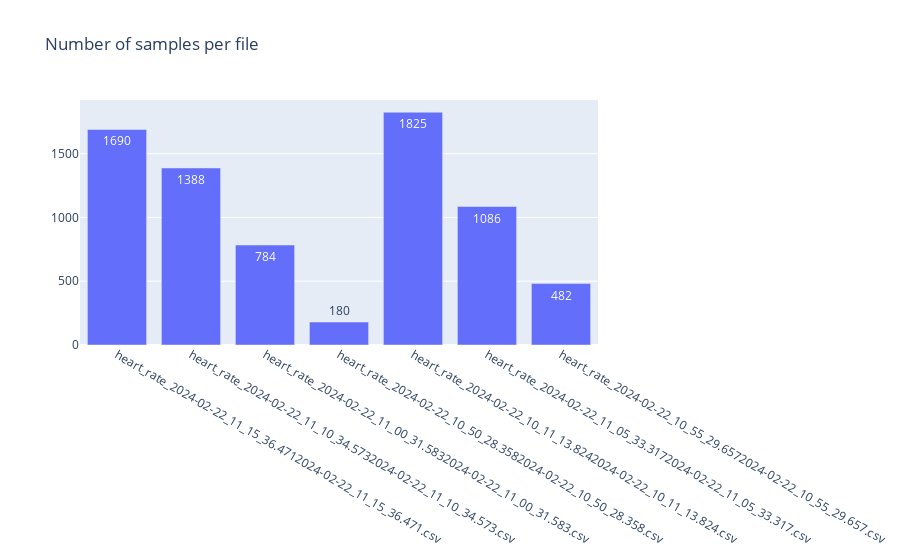
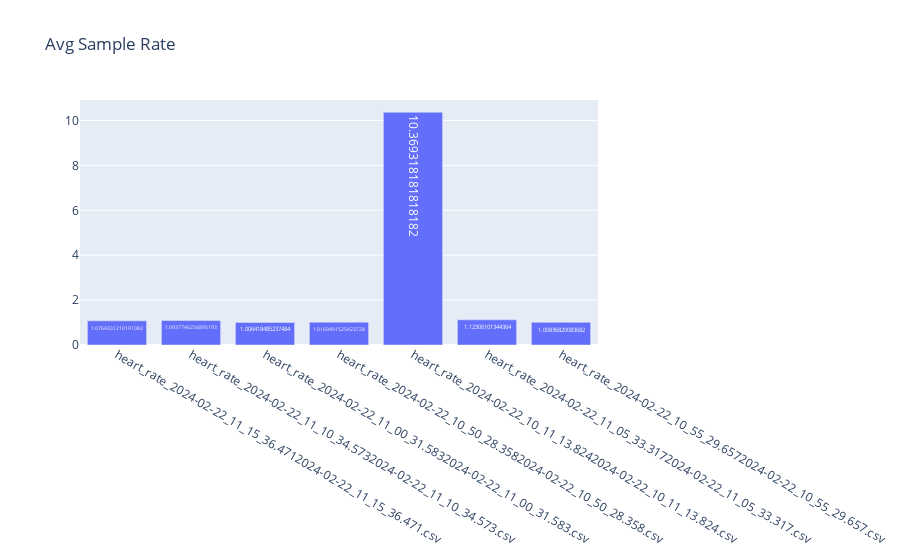

Notebook code cell kept with these figures, in order:
### Code cell
file_count_hr = file_count(directory_path, "heart_rate")

### Figure 1 — Plotly figure (JSON) as saved in the notebook; plotly's stock layout.template omitted (floating-point values rounded to 4 significant figures)
{"data": [{"text": ["1690", "1388", "784", "180", "1825", "1086", "482"], "textposition": "auto", "type": "bar", "x": ["heart_rate_2024-02-22_11_15_36.4712024-02-22_11_15_36.471.csv", "heart_rate_2024-02-22_11_10_34.5732024-02-22_11_10_34.573.csv", "heart_rate_2024-02-22_11_00_31.5832024-02-22_11_00_31.583.csv", "heart_rate_2024-02-22_10_50_28.3582024-02-22_10_50_28.358.csv", "heart_rate_2024-02-22_10_11_13.8242024-02-22_10_11_13.824.csv", "heart_rate_2024-02-22_11_05_33.3172024-02-22_11_05_33.317.csv", "heart_rate_2024-02-22_10_55_29.6572024-02-22_10_55_29.657.csv"], "y": [1690, 1388, 784, 180, 1825, 1086, 482]}], "layout": {"autosize": true, "title": {"text": "Number of samples per file"}, "xaxis": {"autorange": true, "range": [-0.5, 6.5], "type": "category"}, "yaxis": {"autorange": true, "range": [0, 1921.0], "type": "linear"}}}

### Figure 2 — Plotly figure (JSON) as saved in the notebook; plotly's stock layout.template omitted (floating-point values rounded to 4 significant figures)
{"data": [{"text": ["1.0764331210191083", "1.0937746256895193", "1.006418485237484", "1.0169491525423728", "10.369318181818182", "1.12306101344364", "1.00836820083682"], "textposition": "auto", "type": "bar", "x": ["heart_rate_2024-02-22_11_15_36.4712024-02-22_11_15_36.471.csv", "heart_rate_2024-02-22_11_10_34.5732024-02-22_11_10_34.573.csv", "heart_rate_2024-02-22_11_00_31.5832024-02-22_11_00_31.583.csv", "heart_rate_2024-02-22_10_50_28.3582024-02-22_10_50_28.358.csv", "heart_rate_2024-02-22_10_11_13.8242024-02-22_10_11_13.824.csv", "heart_rate_2024-02-22_11_05_33.3172024-02-22_11_05_33.317.csv", "heart_rate_2024-02-22_10_55_29.6572024-02-22_10_55_29.657.csv"], "y": [1.076, 1.094, 1.006, 1.017, 10.37, 1.123, 1.008]}], "layout": {"autosize": true, "title": {"text": "Avg Sample Rate"}, "xaxis": {"autorange": true, "range": [-0.5, 6.5], "type": "category"}, "yaxis": {"autorange": true, "range": [0, 10.92], "type": "linear"}}}
